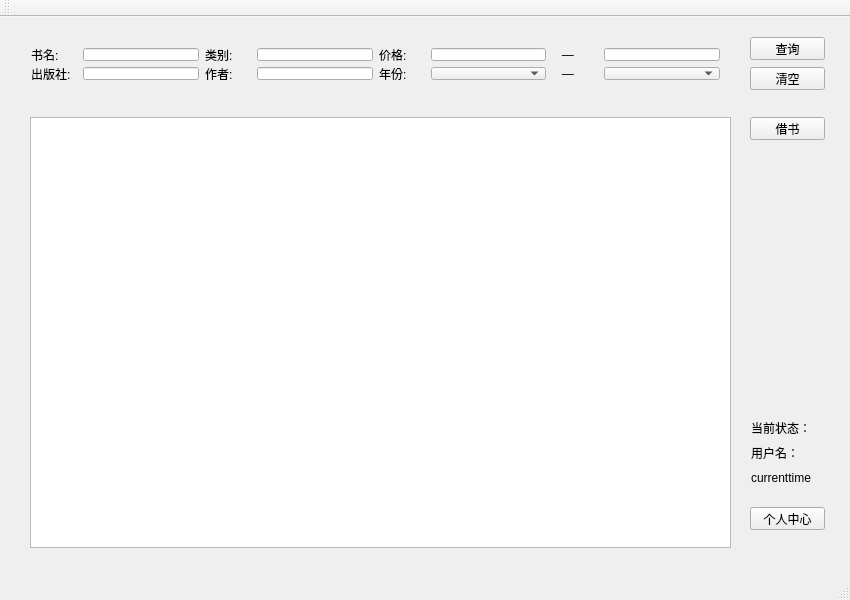
<?xml version="1.0" encoding="UTF-8"?>
<ui version="4.0">
 <class>MainWindow</class>
 <widget class="QMainWindow" name="MainWindow">
  <property name="geometry">
   <rect>
    <x>0</x>
    <y>0</y>
    <width>850</width>
    <height>600</height>
   </rect>
  </property>
  <property name="windowTitle">
   <string>图书管理系统</string>
  </property>
  <widget class="QWidget" name="centralWidget">
   <widget class="QWidget" name="horizontalLayoutWidget">
    <property name="geometry">
     <rect>
      <x>20</x>
      <y>20</y>
      <width>711</width>
      <height>54</height>
     </rect>
    </property>
    <layout class="QHBoxLayout" name="horizontalLayout">
     <item>
      <layout class="QVBoxLayout" name="verticalLayout">
       <item>
        <layout class="QHBoxLayout" name="horizontalLayout_3" stretch="4,10">
         <item>
          <widget class="QLabel" name="label">
           <property name="text">
            <string>书名:</string>
           </property>
          </widget>
         </item>
         <item>
          <widget class="QLineEdit" name="nameBook"/>
         </item>
        </layout>
       </item>
       <item>
        <layout class="QHBoxLayout" name="horizontalLayout_4" stretch="4,10">
         <item>
          <widget class="QLabel" name="label_2">
           <property name="text">
            <string>出版社:</string>
           </property>
          </widget>
         </item>
         <item>
          <widget class="QLineEdit" name="namePublisher"/>
         </item>
        </layout>
       </item>
      </layout>
     </item>
     <item>
      <layout class="QVBoxLayout" name="verticalLayout_3">
       <item>
        <layout class="QHBoxLayout" name="horizontalLayout_10" stretch="4,10">
         <item>
          <widget class="QLabel" name="label_8">
           <property name="text">
            <string>类别:</string>
           </property>
          </widget>
         </item>
         <item>
          <widget class="QLineEdit" name="nameCategory"/>
         </item>
        </layout>
       </item>
       <item>
        <layout class="QHBoxLayout" name="horizontalLayout_7" stretch="4,10">
         <item>
          <widget class="QLabel" name="label_5">
           <property name="text">
            <string>作者:</string>
           </property>
          </widget>
         </item>
         <item>
          <widget class="QLineEdit" name="nameAuthor"/>
         </item>
        </layout>
       </item>
      </layout>
     </item>
     <item>
      <layout class="QVBoxLayout" name="verticalLayout_4">
       <item>
        <layout class="QHBoxLayout" name="horizontalLayout_8" stretch="4,10">
         <item>
          <widget class="QLabel" name="label_6">
           <property name="text">
            <string>价格:</string>
           </property>
          </widget>
         </item>
         <item>
          <widget class="QLineEdit" name="price1"/>
         </item>
        </layout>
       </item>
       <item>
        <layout class="QHBoxLayout" name="horizontalLayout_5" stretch="4,10">
         <item>
          <widget class="QLabel" name="label_3">
           <property name="text">
            <string>年份:</string>
           </property>
          </widget>
         </item>
         <item>
          <widget class="QComboBox" name="boxYear"/>
         </item>
        </layout>
       </item>
      </layout>
     </item>
     <item>
      <layout class="QVBoxLayout" name="verticalLayout_6">
       <item>
        <layout class="QHBoxLayout" name="horizontalLayout_9" stretch="4,10">
         <item>
          <widget class="QLabel" name="label_7">
           <property name="text">
            <string>   —</string>
           </property>
          </widget>
         </item>
         <item>
          <widget class="QLineEdit" name="price2"/>
         </item>
        </layout>
       </item>
       <item>
        <layout class="QHBoxLayout" name="horizontalLayout_6" stretch="4,10">
         <item>
          <widget class="QLabel" name="label_4">
           <property name="text">
            <string>   —</string>
           </property>
          </widget>
         </item>
         <item>
          <widget class="QComboBox" name="comboBox_2">
           <property name="editable">
            <bool>false</bool>
           </property>
           <property name="currentText">
            <string/>
           </property>
          </widget>
         </item>
        </layout>
       </item>
      </layout>
     </item>
    </layout>
   </widget>
   <widget class="QPushButton" name="checkButton">
    <property name="geometry">
     <rect>
      <x>750</x>
      <y>20</y>
      <width>75</width>
      <height>23</height>
     </rect>
    </property>
    <property name="text">
     <string>查询</string>
    </property>
   </widget>
   <widget class="QPushButton" name="clearButton">
    <property name="geometry">
     <rect>
      <x>750</x>
      <y>50</y>
      <width>75</width>
      <height>23</height>
     </rect>
    </property>
    <property name="text">
     <string>清空</string>
    </property>
   </widget>
   <widget class="QTableView" name="view">
    <property name="geometry">
     <rect>
      <x>30</x>
      <y>100</y>
      <width>701</width>
      <height>431</height>
     </rect>
    </property>
    <property name="editTriggers">
     <set>QAbstractItemView::NoEditTriggers</set>
    </property>
    <property name="selectionBehavior">
     <enum>QAbstractItemView::SelectRows</enum>
    </property>
    <property name="sortingEnabled">
     <bool>true</bool>
    </property>
   </widget>
   <widget class="QPushButton" name="pushButton_3">
    <property name="geometry">
     <rect>
      <x>750</x>
      <y>490</y>
      <width>75</width>
      <height>23</height>
     </rect>
    </property>
    <property name="text">
     <string>个人中心</string>
    </property>
   </widget>
   <widget class="QPushButton" name="borrowButton">
    <property name="geometry">
     <rect>
      <x>750</x>
      <y>100</y>
      <width>75</width>
      <height>23</height>
     </rect>
    </property>
    <property name="text">
     <string>借书</string>
    </property>
   </widget>
   <widget class="QWidget" name="verticalLayoutWidget">
    <property name="geometry">
     <rect>
      <x>740</x>
      <y>390</y>
      <width>101</width>
      <height>91</height>
     </rect>
    </property>
    <layout class="QVBoxLayout" name="verticalLayout_2">
     <item>
      <widget class="QLabel" name="conditionLabel">
       <property name="text">
        <string>当前状态：</string>
       </property>
      </widget>
     </item>
     <item>
      <widget class="QLabel" name="usernameLabel">
       <property name="text">
        <string>用户名：</string>
       </property>
      </widget>
     </item>
     <item>
      <widget class="QLabel" name="timeLabel">
       <property name="text">
        <string>currenttime</string>
       </property>
      </widget>
     </item>
    </layout>
   </widget>
  </widget>
  <widget class="QMenuBar" name="menuBar">
   <property name="geometry">
    <rect>
     <x>0</x>
     <y>0</y>
     <width>850</width>
     <height>23</height>
    </rect>
   </property>
  </widget>
  <widget class="QToolBar" name="mainToolBar">
   <attribute name="toolBarArea">
    <enum>TopToolBarArea</enum>
   </attribute>
   <attribute name="toolBarBreak">
    <bool>false</bool>
   </attribute>
  </widget>
  <widget class="QStatusBar" name="statusBar"/>
 </widget>
 <layoutdefault spacing="6" margin="11"/>
 <resources/>
 <connections/>
</ui>
